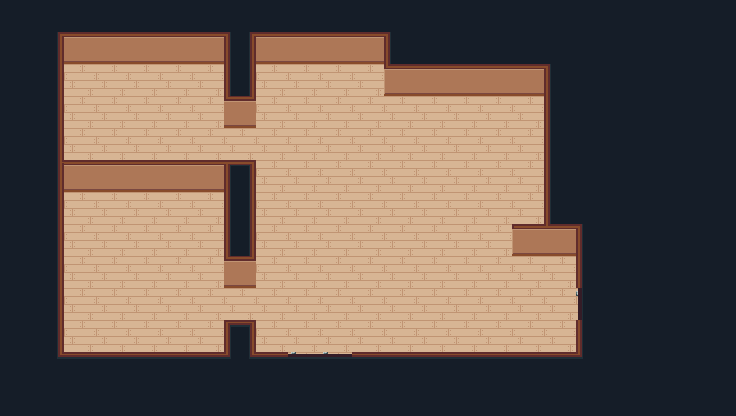

Tiled map render using the project's own tile images. Description and the whole map definition, tile-layer contents included, below:
An orthogonal 23x13 tile map with 32x32 px tiles, 2 tile layers (Layout, Tiled).

<map version="1.8" tiledversion="1.8.5" orientation="orthogonal" renderorder="right-down" width="23" height="13" tilewidth="32" tileheight="32" infinite="0" nextlayerid="3" nextobjectid="1">
 <tileset firstgid="1" source="Test-Tiled.tsx" />
 <layer id="1" name="Layout" width="23" height="13">
  <data encoding="csv">
1,1,1,1,1,1,1,1,1,1,1,1,1,1,1,1,1,1,1,1,1,1,1,
1,1,1,1,1,1,1,1,1,1,1,1,1,1,1,1,1,1,1,1,1,1,1,
1,1,14,14,14,14,14,1,14,14,14,14,1,1,1,1,1,1,1,1,1,1,1,
1,1,14,14,14,14,14,1,14,14,14,14,14,14,14,14,14,1,1,1,1,1,1,
1,1,14,14,14,14,14,14,14,14,14,14,14,14,14,14,14,1,1,1,1,1,1,
1,1,1,1,1,1,1,1,14,14,14,14,14,14,14,14,14,1,1,1,1,1,1,
1,1,14,14,14,14,14,1,14,14,14,14,14,14,14,14,14,1,1,1,1,1,1,
1,1,14,14,14,14,14,1,14,14,14,14,14,14,14,14,1,1,1,1,1,1,1,
1,1,14,14,14,14,14,1,14,14,14,14,14,14,14,14,14,14,1,1,1,1,1,
1,1,14,14,14,14,14,14,14,14,14,14,14,14,14,14,14,14,64,1,1,1,1,
1,1,14,14,14,14,14,1,14,14,14,14,14,14,14,14,14,14,1,1,1,1,1,
1,1,1,1,1,1,1,1,1,64,64,1,1,1,1,1,1,1,1,1,1,1,1,
1,1,1,1,1,1,1,1,1,1,1,1,1,1,1,1,1,1,1,1,1,1,1
</data>
 </layer>
 <layer id="2" name="Tiled" width="23" height="13">
  <properties>
   <property name="DeleteTiles" type="bool" value="true" />
  </properties>
  <data encoding="csv">
1,1,1,1,1,1,1,1,1,1,1,1,1,1,1,1,1,1,1,1,1,1,1,
1,3,4,4,4,4,4,37,4,4,4,4,5,1,1,1,1,1,1,1,1,1,1,
1,13,0,0,0,0,0,31,0,0,0,0,17,4,4,4,4,5,1,1,1,1,1,
1,13,0,0,0,0,0,41,0,0,0,0,0,0,0,0,0,15,1,1,1,1,1,
1,13,0,0,0,0,0,0,0,0,0,0,0,0,0,0,0,15,1,1,1,1,1,
1,48,44,44,44,44,44,39,0,0,0,0,0,0,0,0,0,15,1,1,1,1,1,
1,13,0,0,0,0,0,31,0,0,0,0,0,0,0,0,0,15,1,1,1,1,1,
1,13,0,0,0,0,0,31,0,0,0,0,0,0,0,0,43,49,5,1,1,1,1,
1,13,0,0,0,0,0,41,0,0,0,0,0,0,0,0,0,0,15,1,1,1,1,
1,13,0,0,0,0,0,0,0,0,0,0,0,0,0,0,0,0,72,1,1,1,1,
1,13,0,0,0,0,0,21,0,0,0,0,0,0,0,0,0,0,15,1,1,1,1,
1,23,24,24,24,24,24,38,24,71,71,24,24,24,24,24,24,24,25,1,1,1,1,
1,1,1,1,1,1,1,1,1,1,1,1,1,1,1,1,1,1,1,1,1,1,1
</data>
 </layer>
</map>